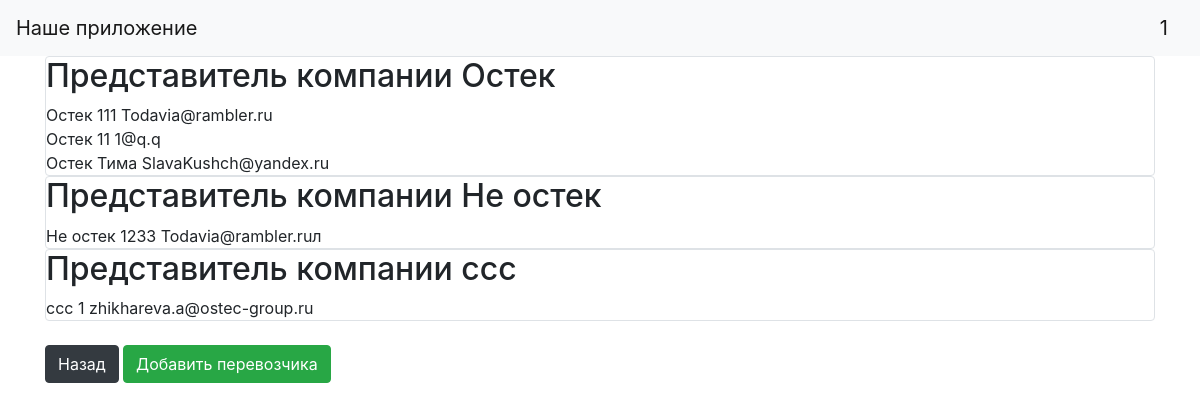
/forwarders_view (signed in), run on the app's committed database.
### data/users.py (models this page shows, shortened)
class User(SqlAlchemyBase, UserMixin):
    __tablename__ = 'users'
    id = sqlalchemy.Column(sqlalchemy.Integer,
                           primary_key=True, autoincrement=True)
    name = sqlalchemy.Column(sqlalchemy.String, nullable=True)
    email = sqlalchemy.Column(sqlalchemy.String,
                              index=True, unique=True, nullable=True)
    hashed_password = sqlalchemy.Column(sqlalchemy.String, nullable=True)
    user_type = sqlalchemy.Column(sqlalchemy.String, nullable=True)
    orders = orm.relationship("Orders", back_populates='user')

### data/formarders.py (models this page shows, shortened)
class Forwarders(SqlAlchemyBase, UserMixin):
    __tablename__ = 'forwarders'
    id = sqlalchemy.Column(sqlalchemy.Integer,
                           primary_key=True, autoincrement=True)
    name = sqlalchemy.Column(sqlalchemy.String, nullable=True)
    email = sqlalchemy.Column(sqlalchemy.String,
                              index=True, unique=True, nullable=True)
    company = sqlalchemy.Column(sqlalchemy.String, nullable=True)
    def __repr__(self):
        return f'{self.company} {self.name} {self.email}'

### main.py (the view)
@app.route('/forwarders_view')
@login_required
def forwarders_view():
    db_sess = db_session.create_session()()
    forwarders = db_sess.query(Forwarders)
    dic = {}
    f_set = set()
    for i in forwarders:
        f_set.add(i.company)
    for i in f_set:
        dic[i] = []
    for i in forwarders:
        dic[i.company].append(i)
    return render_template('forwarders_view.html',
                           title='Редактирование заказа',
                           dic=dic, str=str)

### data/db_session.py (called while the page is built)
def create_session():
    global __factory
    return __factory

### main.py (called while the page is built)
@login_manager.user_loader
def load_user(user_id):
    db_sess = db_session.create_session()()
    return db_sess.query(User).get(user_id)

### templates/forwarders_view.html
{% extends "base.html" %}
{% block content %}
{% if not dic %}
<h1>Доступных перевозчиков нет</h1>
{% else %}
{% for item in dic.keys()%}
<div class="col-md6 border rounded">
    <h2>Представитель компании {{item}}</h2>
    {% for m in dic[item]%}
    <div>
        {{m}}
    </div>
    {% endfor %}
</div>
{% endfor %}
{% endif %}
<br>
<a class="btn btn-dark" href="/">Назад</a>
<a class="btn btn-success" href="/forwarders">Добавить перевозчика</a>
<br>
{% endblock %}

### templates/base.html (shortened to what this page needs)
<!doctype html>
<html lang="en">
<head>
    <link rel="stylesheet"
          href="https://stackpath.bootstrapcdn.com/bootstrap/4.4.1/css/bootstrap.min.css"
>
</head>
<body>
<header>
    <nav class="navbar navbar-light bg-light">
        <a class="navbar-brand" href="#">Наше приложение</a>
        {% if current_user.is_authenticated %}
    <a class="navbar-brand" href="/logout">{{ current_user.name }}</a>
{% else %}
    <p>
        <a class="btn btn-primary " href="/register">Зарегистрироваться</a>
        <a class="btn btn-success" href="/login">Войти</a>
    </p>
{% endif %}
    </nav>
</header>
<main role="main" class="container">
    {% block content %}{% endblock %}
</main>
</body>
</html>

### data on the page
User: name "1"
Forwarders: company "Остек", company+name+email "Остек 111 Todavia@rambler.ru"
Forwarders: company+name+email "Остек 11 1@q.q"
Forwarders: company+name+email "Остек Тима SlavaKushch@yandex.ru"
Forwarders: company "Не остек", company+name+email "Не остек 1233 Todavia@rambler.ruл"
Forwarders: company "ccc", company+name+email "ccc 1 zhikhareva.a@ostec-group.ru"
